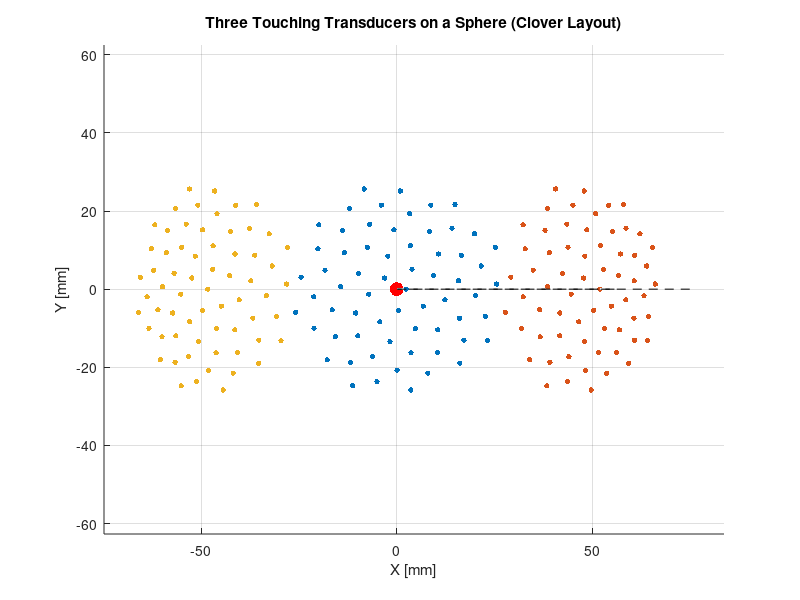

Source code (MATLAB):
close all; clear;
elem_pos = [0.00243067956032876 0 -0.0749606016309568;-0.00310436758414129 0.00284385500290236 -0.0748817427055821;0.000475173215337688 -0.00541435370477637 -0.0748028006452633;0.00391285427256261 0.00510362550709675 -0.0747237751865161;-0.00718056882460891 -0.00127014151969557 -0.0746446660644617;0.00680206163350748 -0.00432691482571192 -0.074565473012816;-0.00227515649711862 0.008463468765147 -0.0744861957638796;-0.00433897018410803 -0.00835442305706514 -0.0744068340485267;0.00941382972177598 0.00343791551589145 -0.074327387596195;-0.00979352118565911 0.00404262317821561 -0.0742478561348743;0.00472112435775092 -0.0100887685285991 -0.0741682393910965;0.00348879081252979 0.0111228148659145 -0.0740885370899237;-0.0105152560145725 -0.0060938057954777 -0.0740087489549378;0.0123355922741238 -0.00271194535740986 -0.0739288747082289;-0.00752821994174471 0.0107081181882587 -0.0738489140703843;-0.00173919312767056 -0.0134212333315409 -0.0737688667604769;0.0106769399776036 0.00899853631651556 -0.073688732496054;-0.0143678143822323 0.000594154233107641 -0.073608510993125;0.0104802176543028 -0.0104292163436875 -0.0735282019661504;-0.000701167164182373 0.0151633863791329 -0.0734478051280295;-0.00997196074389102 -0.0119497417146688 -0.0733673201900887;0.0157966868747915 0.00212542187689661 -0.0732867468620691;-0.0133845008403057 0.00931258706702155 -0.0732060848521146;0.00365741548141008 -0.0162575785057721 -0.0731253338667592;0.00845941173395157 0.0147628014360582 -0.073044493610915;-0.0165373405450685 -0.00527586268504338 -0.0729635637878592;0.016063921769246 -0.00742193930294124 -0.0728825440992217;-0.00695929229445609 0.016628873161923 -0.0728014342449721;-0.00621101503091224 -0.0172682040296836 -0.0727202339234068;0.0165268443856315 0.00868604622530407 -0.0726389428311357;-0.0183571657506679 0.00483888997885916 -0.0725575606630694;0.0104343397061748 -0.0162277956534812 -0.0724760871124056;0.00331922506929521 0.0193136207911505 -0.0723945218706153;-0.0157302147143342 -0.0121823624316446 -0.0723128646274299;0.0201218030771523 -0.00166705025398296 -0.0722311150708266;-0.0139084074637307 0.015034580928574 -0.0721492728870153;0.000101310768690043 -0.0207674881546408 -0.0720673377604237;0.0141433859938171 0.0155910187930391 -0.071985309373684;-0.0212381088109294 -0.00196834315100925 -0.0719031874076178;0.0172091509653745 -0.0130611320307984 -0.0718209715412218;-0.00391546563411303 0.0215228618448635 -0.0717386614516538;-0.0117943083763241 -0.0187423357482244 -0.0716562568142169;0.0216128036584967 0.0059231734437099 -0.0715737573023451;-0.0201708518340249 0.0103513481327224 -0.0714911625875884;0.00797119609442288 -0.0215009327925385 -0.0714084723395971;0.00874256539567278 0.0214758942695615 -0.0713256862261065;-0.0211822578872732 -0.0100386673130478 -0.0712428039129216;0.0226397407902706 -0.0069800740557932 -0.071159825063901;-0.0121043045818393 0.0206538498521478 -0.0710767493409413;-0.00507768910316104 -0.0236459126012645 -0.0709935764039607;0.0199148772908815 0.014146595990348 -0.0709103059108829;-0.0244793274310111 0.00305081143310231 -0.0708269375176211;0.0161439922088537 -0.0189666244673498 -0.0707434708780605;0.000916297240348517 0.0251264429186132 -0.0706599056440426;-0.0178124913185166 -0.0180751014838858 -0.0705762414653472;0.0255753886006334 0.00130768681326572 -0.0704924779896763;-0.0199188856234288 0.0164579752292243 -0.070408614862636;0.0036018213719019 -0.0258160849506642 -0.0703246517277192;0.0149106344825735 0.0216548549972539 -0.0702405882262884;-0.025840348102277 -0.00594580371591188 -0.0701564239975571;0.0232632606337329 -0.0131800334905498 -0.0700721586785722;-0.00831852717327823 0.0256419790586146 -0.0699877919041957;-0.0112776700931974 -0.0247252815533818 -0.0699033233070861;0.0252168363628411 0.0106982690527344 -0.0698187525176796];
x0 = elem_pos(:, 1)*1e3;  % element x positions
y0 = elem_pos(:, 2)*1e3;
z0 = elem_pos(:, 3)*1e3;

% --- Parameters ---
D = 55; % diameter of each transducer in mm
R = 75;  % radius of curvature (sphere radius)

% Convert diameter to angular rotation (in degrees)
theta_aperture_deg = (D / R) * (180/pi);  % angular width corresponding to diameter

% Set angles so the transducers just touch, e.g. three around circle:
angles_deg = [0, theta_aperture_deg, -theta_aperture_deg];
focal_point = [0, 0, 0];

% --- Transducer 1 at (R, 0, 0) ---
center0 = [R, 0, 0];  % center of first transducer

positions_local = [x0, y0, z0] - center0;  % relative to center

% --- Setup storage ---
x_all = [];
y_all = [];
z_all = [];

% --- Visualization ---
figure; hold on; axis equal;
colors = lines(length(angles_deg));

for i = 1:length(angles_deg)
    angle_deg = angles_deg(i);
    angle_rad = deg2rad(angle_deg);

    % --- Rotation axis: perpendicular to (center0 - focal_point)
    v = center0 - focal_point;
    v = v / norm(v);
    reference = [0, 0, 1];
    if abs(dot(v, reference)) > 0.99
        reference = [0, 1, 0];
    end
    rot_axis = cross(v, reference);
    rot_axis = rot_axis / norm(rot_axis);

    % --- Rodrigues' rotation matrix ---
    k = rot_axis(:);
    K = [   0    -k(3)  k(2);
          k(3)   0    -k(1);
         -k(2)  k(1)   0 ];
    R_rot = eye(3) + sin(angle_rad)*K + (1 - cos(angle_rad))*(K*K);

    % --- Rotate center and elements ---
    center_rot = (R_rot * center0')';
    elems_rot = (R_rot * positions_local')' + center_rot;

    % --- Store ---
    x_all = [x_all; elems_rot(:,1)];
    y_all = [y_all; elems_rot(:,2)];
    z_all = [z_all; elems_rot(:,3)];

    % --- Plot ---
    scatter3(elems_rot(:,1), elems_rot(:,2), elems_rot(:,3), 15, colors(i,:), 'filled');
    plot3([center_rot(1), focal_point(1)], ...
          [center_rot(2), focal_point(2)], ...
          [center_rot(3), focal_point(3)], 'k--');
end

% --- Plot focus ---
scatter3(focal_point(1), focal_point(2), focal_point(3), 100, 'r', 'filled');

xlabel('X [mm]');
ylabel('Y [mm]');
zlabel('Z [mm]');
title('Three Touching Transducers on a Sphere (Clover Layout)');
grid on;